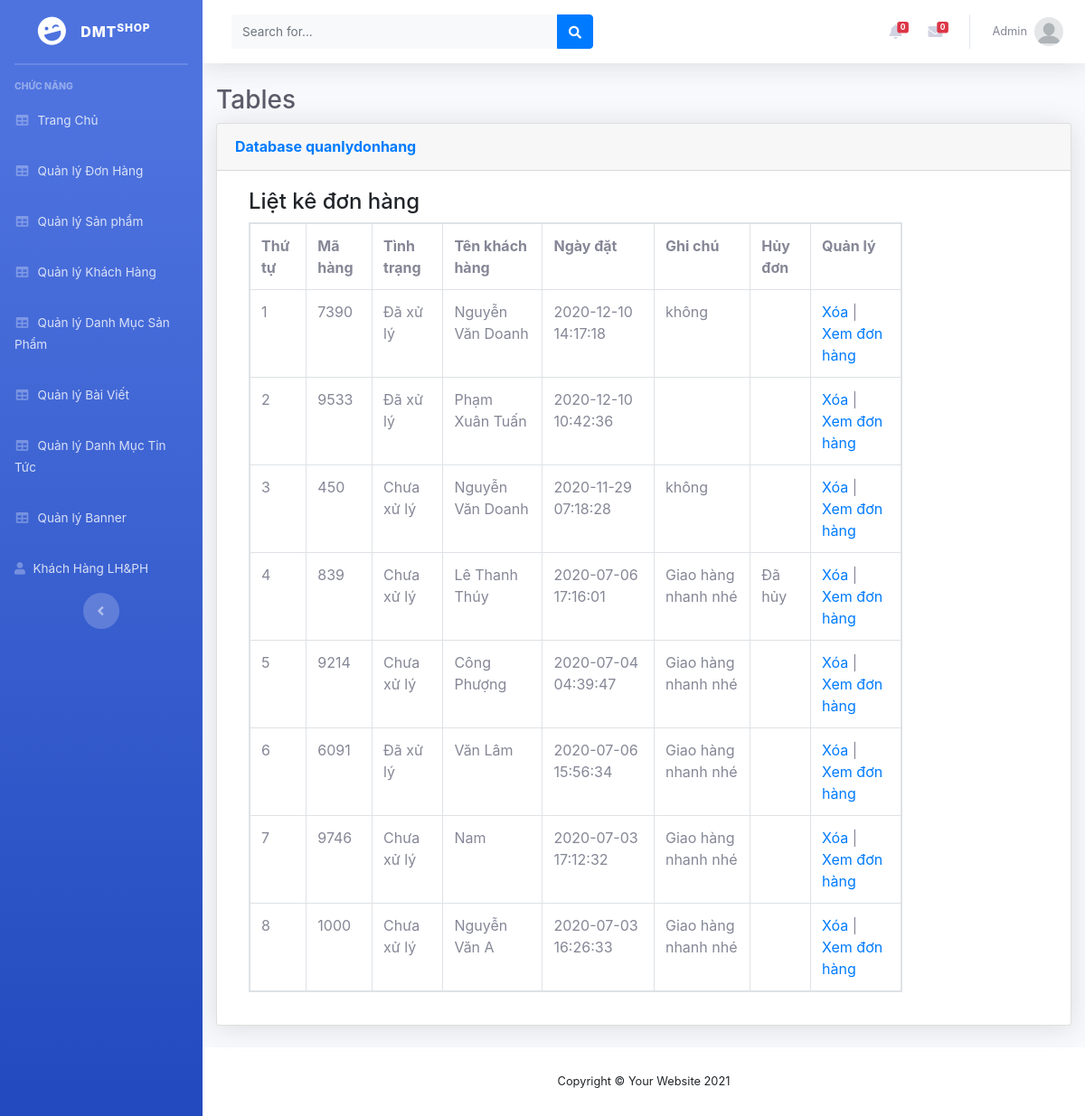
Screenshot of /admin/index2.php?mod=quanlydonhang with the database file from the repository.
### tables this page shows
CREATE TABLE `donhang` (
  `donhang_id` int(11) NOT NULL,
  `sp_id` int(11) NOT NULL,
  `soluong` int(11) NOT NULL,
  `mahang` varchar(50) NOT NULL,
  `khachhang_id` int(11) NOT NULL,
  `ngaythang` timestamp NOT NULL DEFAULT current_timestamp() ON UPDATE current_timestamp(),
  `tinhtrang` int(11) NOT NULL,
  `huydon` int(11) NOT NULL DEFAULT 0
);

CREATE TABLE `khachhang` (
  `khachhang_id` int(11) NOT NULL,
  `name` varchar(255) NOT NULL,
  `phone` varchar(50) NOT NULL,
  `address` varchar(255) NOT NULL,
  `note` text NOT NULL,
  `email` varchar(255) NOT NULL,
  `password` varchar(100) NOT NULL,
  `giaohang` int(11) NOT NULL
);

### admin/xulydonhang.php (the view, shortened to what this page needs)
<?php
include('../db/connect.php');
?>
<!DOCTYPE html>
<html>
<head>
<link href="../css/bootstrap.css" rel="stylesheet" type="text/css" media="all" />
</head>
<body>
    <div class="container">
        <div class="row">
            <div class="col-md-10">
            <h4>Liệt kê đơn hàng</h4>
            <?php
            $sql_select=mysqli_query($mysqli,"select * from sanpham,khachhang,donhang where donhang.sp_id=sanpham.sp_id and donhang.khachhang_id=khachhang.khachhang_id group by donhang.mahang order by donhang.donhang_id desc");
            ?>
            <table class="table table-responsive table-bordered ">
                <tr>
                    <th>Thứ tự</th>
                    <th>Mã hàng</th>
                    <th>Tình trạng</th>
                    <th>Tên khách hàng</th>
                    <th>Ngày đặt</th>
                    <th>Ghi chú</th>
                    <th>Hủy đơn</th>
                    <th>Quản lý</th>
                </tr>
                <?php
                $i=0;
                while($row_donhang=mysqli_fetch_array($sql_select)){
                    $i++;
                ?>
                <tr>
                    <td><?php echo $i ?></td>
                    <td><?php echo $row_donhang['mahang'] ?></td>
                    <td><?php
                        if($row_donhang['tinhtrang']==0){
                            echo 'Chưa xử lý';
                        }else{
                            echo 'Đã xử lý';
                        }
                     ?></td>
                    <td><?php echo $row_donhang['name'] ?></td>
                    <td><?php echo $row_donhang['ngaythang'] ?></td>
                    <td><?php echo $row_donhang['note'] ?></td>
                    <td><?php if($row_donhang['huydon']==0){
                    }elseif($row_donhang['huydon']==1){ echo '<a href="?mod=quanlydonhang&quanly=xemdonhang&mahang='.$row_donhang["mahang"].'&xacnhanhuy=2">Xác nhận hủy đơn</a>';
                    }else{
                        echo 'Đã hủy';
                    }
                     ?></td>
                    <td><a href="?mod=quanlydonhang&xoadonhang=<?php echo $row_donhang['mahang'] ?>">Xóa</a> | <a href="?mod=quanlydonhang&quanly=xemdonhang&mahang=<?php echo $row_donhang['mahang'] ?>">Xem đơn hàng</a></td>
                </tr>
                <?php
                }
                ?>
            </table>
            </div>
        </div>
    </div>
</body>
</html>

### rows the page displays
donhang: mahang "7390", tinhtrang "Đã xử lý", khachhang.name "Nguyễn Văn Doanh", ngaythang "2020-12-10 14:17:18", khachhang.note "không"
donhang: mahang "9533", tinhtrang "Đã xử lý", khachhang.name "Phạm Xuân Tuấn", ngaythang "2020-12-10 10:42:36"
donhang: mahang "450", tinhtrang "Chưa xử lý", khachhang.name "Nguyễn Văn Doanh", ngaythang "2020-11-29 07:18:28", khachhang.note "không"
donhang: mahang "839", tinhtrang "Chưa xử lý", khachhang.name "Lê Thanh Thúy", ngaythang "2020-07-06 17:16:01", khachhang.note "Giao hàng nhanh nhé", huydon "Đã hủy"
donhang: mahang "9214", tinhtrang "Chưa xử lý", khachhang.name "Công Phượng", ngaythang "2020-07-04 04:39:47", khachhang.note "Giao hàng nhanh nhé"
donhang: mahang "6091", tinhtrang "Đã xử lý", khachhang.name "Văn Lâm", ngaythang "2020-07-06 15:56:34", khachhang.note "Giao hàng nhanh nhé"
donhang: mahang "9746", tinhtrang "Chưa xử lý", khachhang.name "Nam", ngaythang "2020-07-03 17:12:32", khachhang.note "Giao hàng nhanh nhé"
donhang: mahang "1000", tinhtrang "Chưa xử lý", khachhang.name "Nguyễn Văn A", ngaythang "2020-07-03 16:26:33", khachhang.note "Giao hàng nhanh nhé"

### other values shown
$mod "quanlydonhang"
